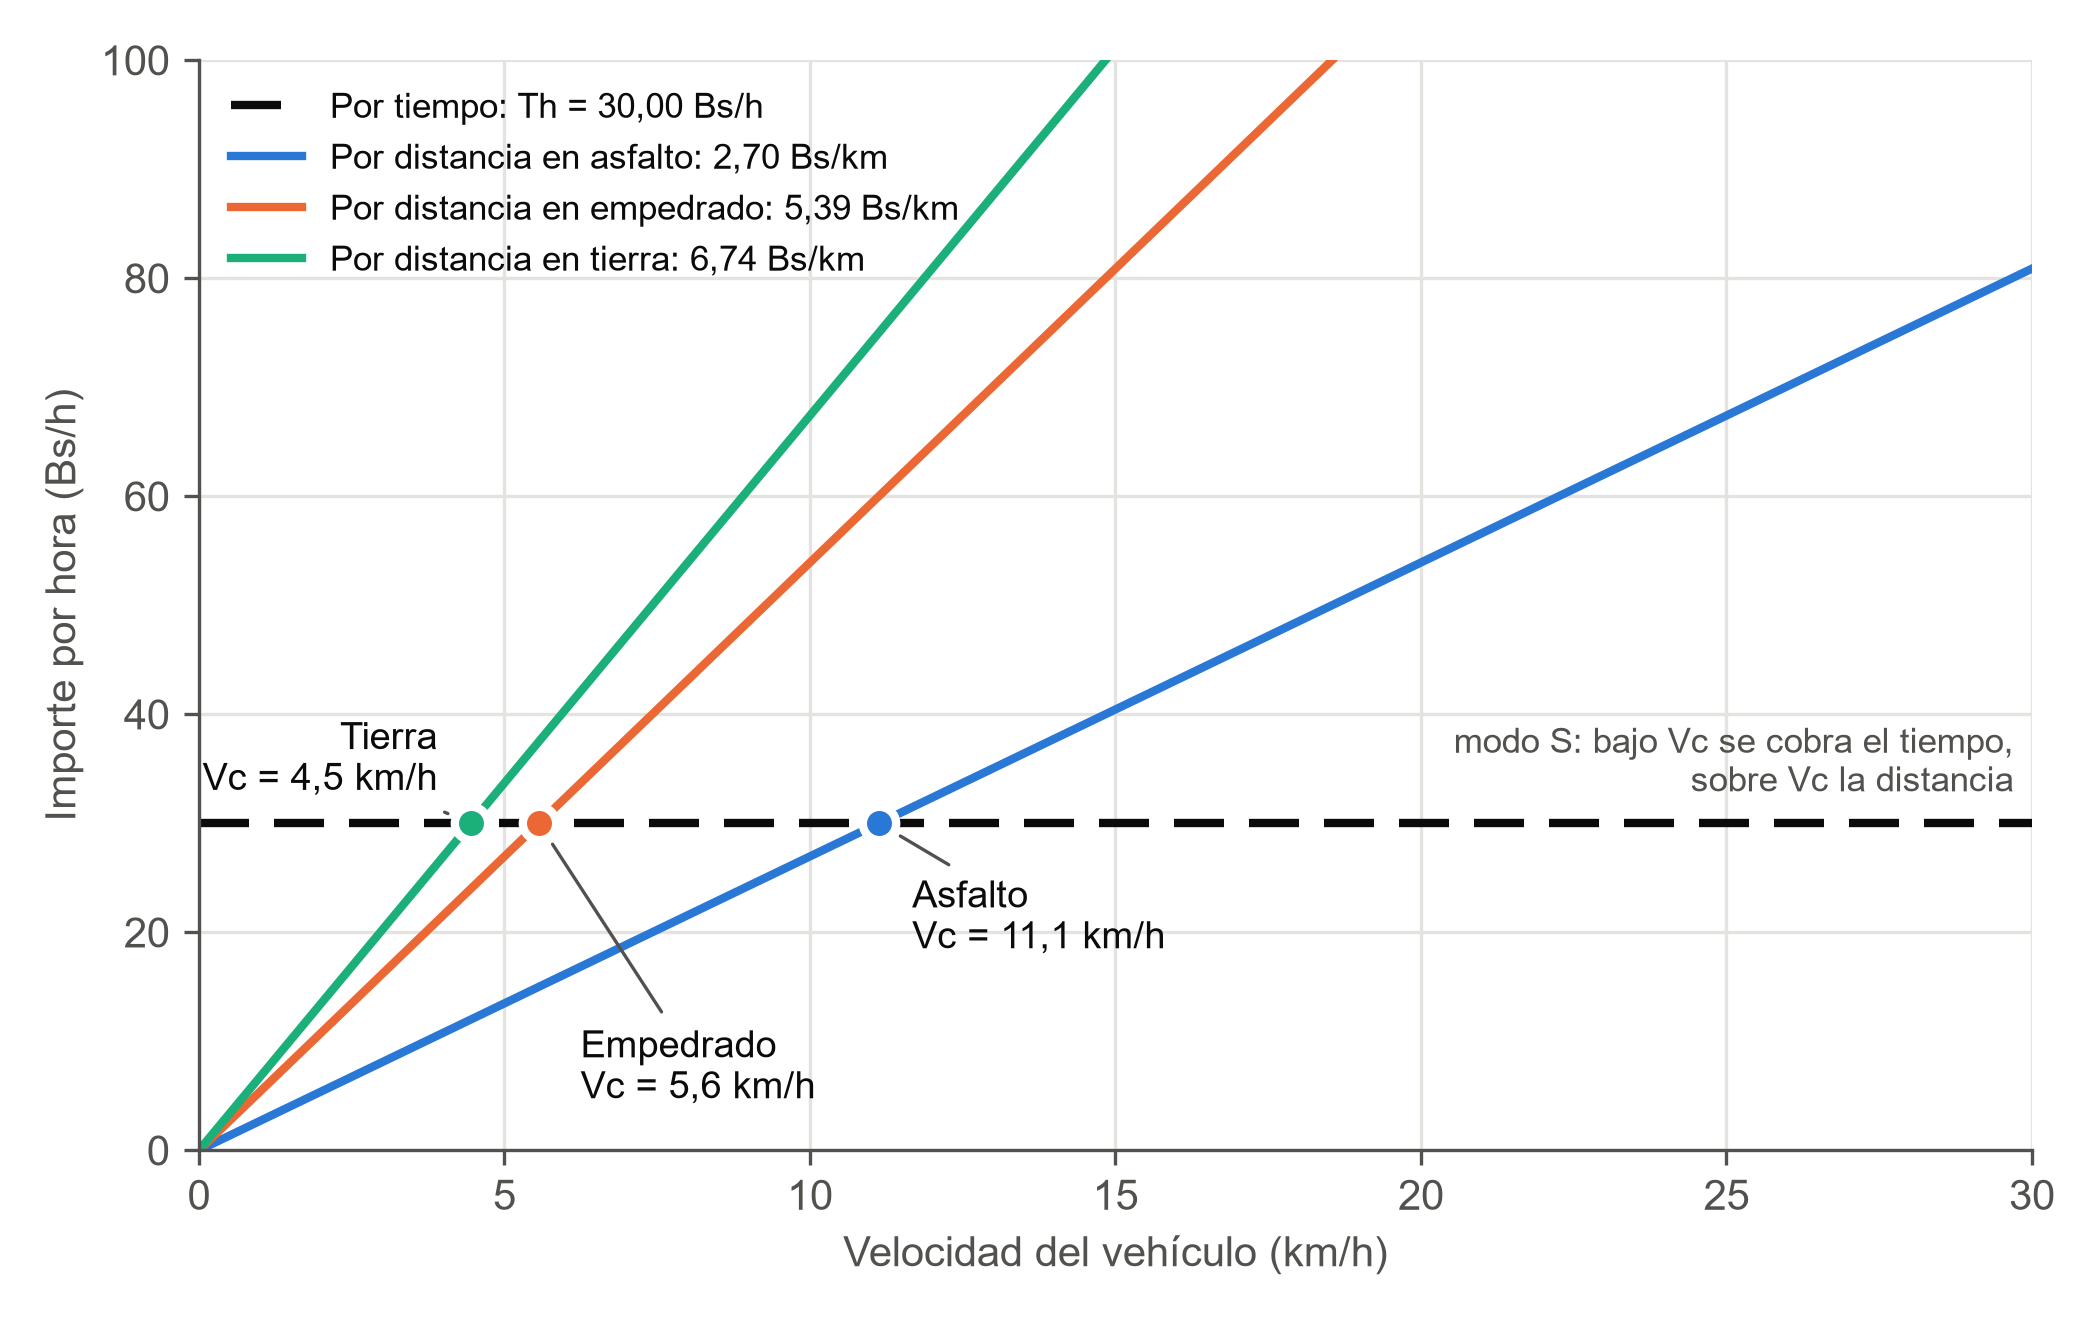

Source code (Python):
# Velocidad de cambio con los parámetros de Pulpos (semilla de init.sql):
# Th = 60 × Ct y Tkm = Cb + Cl × Pc; el cruce con la recta de cada superficie es Vc = Th / (Tkm × F).
# Uso: python velocidad_cambio.py  (requiere matplotlib; escribe velocidad_cambio.png y .svg aquí)
from pathlib import Path

import matplotlib
matplotlib.use("Agg")
import matplotlib.pyplot as plt

CB, CL, PC, CT = 2.00, 0.100, 6.96, 0.50
TH = 60 * CT
TKM = CB + CL * PC
# (nombre, F, color, desplazamiento de la etiqueta en puntos, alineación)
SUPERFICIES = [
    ('Asfalto', 1.00, '#2a78d6', (8, -30), 'left'),
    ('Empedrado', 2.00, '#eb6834', (10, -66), 'left'),
    ('Tierra', 2.50, '#1baf7a', (-8, 8), 'right'),
]
TINTA, TINTA_2, REJILLA = '#0b0b0b', '#52514e', '#e4e3df'
V_MAX, Y_MAX = 30, 100

coma = lambda x, d=2: f'{x:.{d}f}'.replace('.', ',')

plt.rcParams.update({'font.family': 'Arial', 'font.size': 10, 'text.color': TINTA,
                     'axes.labelcolor': TINTA_2, 'xtick.color': TINTA_2, 'ytick.color': TINTA_2})
fig, ax = plt.subplots(figsize=(7, 4.4), dpi=300)

ax.axhline(TH, color=TINTA, lw=2, ls=(0, (6, 3)), label=f'Por tiempo: Th = {coma(TH)} Bs/h')
for nombre, f, color, desplazamiento, alineacion in SUPERFICIES:
    pendiente = TKM * f
    v_fin = min(V_MAX, Y_MAX / pendiente)
    ax.plot([0, v_fin], [0, pendiente * v_fin], color=color, lw=2,
            label=f'Por distancia en {nombre.lower()}: {coma(pendiente)} Bs/km')
    vc = TH / pendiente
    ax.plot(vc, TH, 'o', ms=8, color=color, mec='white', mew=2, zorder=3)
    ax.annotate(f'{nombre}\nVc = {coma(vc, 1)} km/h', (vc, TH), xytext=desplazamiento,
                textcoords='offset points', ha=alineacion, fontsize=9, color=TINTA,
                arrowprops=dict(arrowstyle='-', color=TINTA_2, lw=0.8, shrinkA=2, shrinkB=6))

ax.text(V_MAX - 0.3, TH + 2, 'modo S: bajo Vc se cobra el tiempo,\nsobre Vc la distancia',
        ha='right', va='bottom', fontsize=8.5, color=TINTA_2)
ax.set(xlim=(0, V_MAX), ylim=(0, Y_MAX), xlabel='Velocidad del vehículo (km/h)', ylabel='Importe por hora (Bs/h)')
ax.grid(color=REJILLA, lw=0.8)
ax.set_axisbelow(True)
for lado in ('top', 'right'):
    ax.spines[lado].set_visible(False)
for lado in ('left', 'bottom'):
    ax.spines[lado].set_color(TINTA_2)
ax.legend(loc='upper left', frameon=False, fontsize=8.5)
fig.tight_layout()

salida = Path(__file__).with_suffix('')
fig.savefig(salida.with_suffix('.png'), facecolor='white')
fig.savefig(salida.with_suffix('.svg'), facecolor='white')
